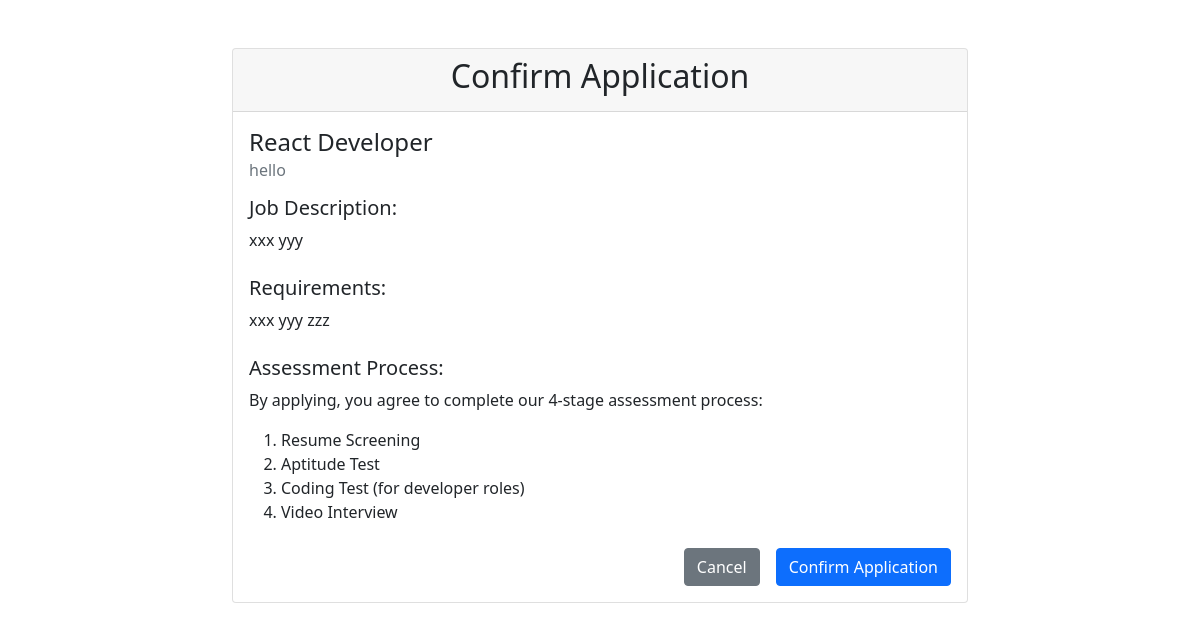
/apply/7 (signed in), run on the app's committed database.
### app.py (models this page shows, shortened)
class Job(db.Model):
    id = db.Column(db.Integer, primary_key=True)
    title = db.Column(db.String(100), nullable=False)
    description = db.Column(db.Text, nullable=False)
    requirements = db.Column(db.Text)
    role_type = db.Column(db.String(50), nullable=False)  # e.g., 'Developer', 'UI/UX', 'Marketing'
    company_id = db.Column(db.Integer, db.ForeignKey('company.id'), nullable=False)
    date_posted = db.Column(db.DateTime, nullable=False, default=datetime.utcnow)
    applications = db.relationship('Application', backref='position', lazy=True)

class Company(UserMixin, db.Model):
    id = db.Column(db.Integer, primary_key=True)
    company_name = db.Column(db.String(100), unique=True, nullable=False)
    email = db.Column(db.String(120), unique=True, nullable=False)
    password_hash = db.Column(db.String(128))
    jobs = db.relationship('Job', backref='employer', lazy=True)

### app.py (the view)
@app.route('/apply/<int:job_id>')
@login_required
def apply_job(job_id):
    if not isinstance(current_user, Candidate):
        flash('Access denied. Please login as a candidate.', 'error')
        return redirect(url_for('login'))
    job = Job.query.get_or_404(job_id)
    existing_application = Application.query.filter_by(
        candidate_id=current_user.id,
        job_id=job_id
    ).first()
    if existing_application:
        flash('You have already applied for this position.', 'info')
        return redirect(url_for('view_job', job_id=job_id))
    return render_template('apply_confirmation.html',
                         user=current_user,
                         job=job)

### app.py (called while the page is built)
@login_manager.user_loader
def load_user(user_id):
    print(f"Trying to load user with ID: {user_id}")
    if not user_id or '_' not in user_id:
        print("Invalid user ID format")
        return None
    try:
        user_type, id_num = user_id.split('_', 1)
        id_num = int(id_num)
        if user_type == 'candidate':
            user = Candidate.query.get(id_num)
            if user:
                print(f"Loaded candidate: {user.username}")
            return user
        elif user_type == 'company':
            user = Company.query.get(id_num)
            if user:
                print(f"Loaded company: {user.company_name}")
            return user
        else:
            print(f"Unknown user type: {user_type}")
            return None
    except ValueError:
        print(f"Invalid user ID format: {user_id}")
        return None

### templates/apply_confirmation.html (shortened to what this page needs)
<!DOCTYPE html>
<html lang="en">
<head>
    <link href="https://cdn.jsdelivr.net/npm/bootstrap@5.1.3/dist/css/bootstrap.min.css" rel="stylesheet">
</head>
<body>
    <div class="container py-5">
        <div class="row justify-content-center">
            <div class="col-md-8">
                <div class="card">
                    <div class="card-header">
                        <h2 class="text-center">Confirm Application</h2>
                    </div>
                    <div class="card-body">
                        <h4 class="card-title">{{ job.title }}</h4>
                        <h6 class="card-subtitle mb-3 text-muted">{{ job.employer.company_name }}</h6>
                        <div class="mb-4">
                            <h5>Job Description:</h5>
                            <p class="card-text">{{ job.description }}</p>
                        </div>
                        <div class="mb-4">
                            <h5>Requirements:</h5>
                            <p class="card-text">{{ job.requirements or "No specific requirements listed." }}</p>
                        </div>
                        <div class="mb-4">
                            <h5>Assessment Process:</h5>
                            <p class="card-text">
                                By applying, you agree to complete our 4-stage assessment process:
                            </p>
                            <ol>
                                <li>Resume Screening</li>
                                <li>Aptitude Test</li>
                                <li>Coding Test (for developer roles)</li>
                                <li>Video Interview</li>
                            </ol>
                        </div>
                        <div class="d-grid gap-2 d-md-flex justify-content-md-end">
                            <a href="{{ url_for('view_job', job_id=job.id) }}" class="btn btn-secondary me-md-2">Cancel</a>
                            <form method="POST" action="{{ url_for('submit_application', job_id=job.id) }}">
                                <button type="submit" class="btn btn-primary">Confirm Application</button>
                            </form>
                        </div>
                    </div>
                </div>
            </div>
        </div>
    </div>
</body>
</html>

### data on the page
Job: title "React Developer", description "xxx yyy", requirements "xxx yyy zzz"
Company: employer.company_name "hello"
